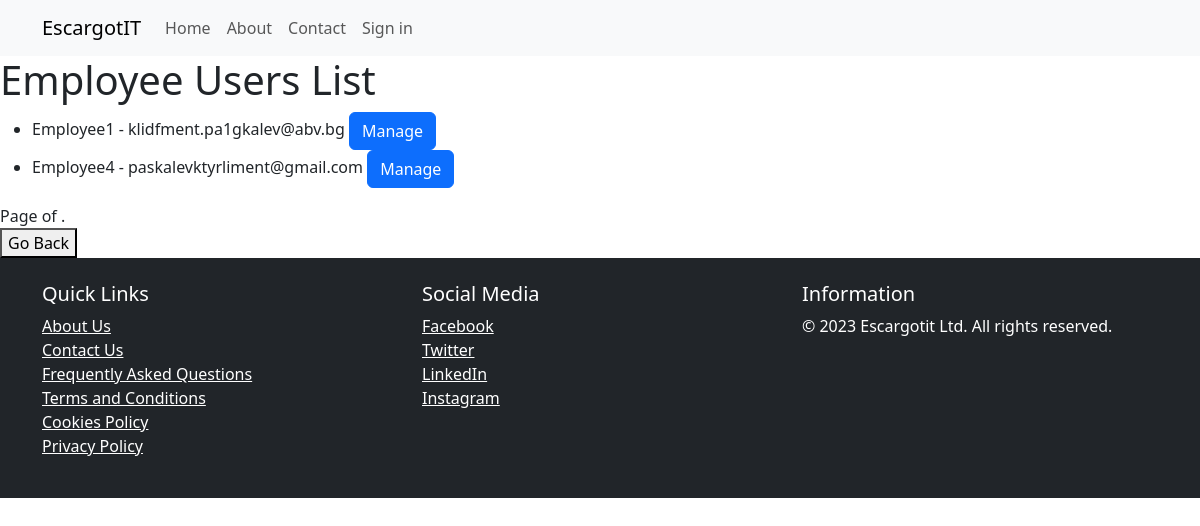
The app's page /employees/, older data.
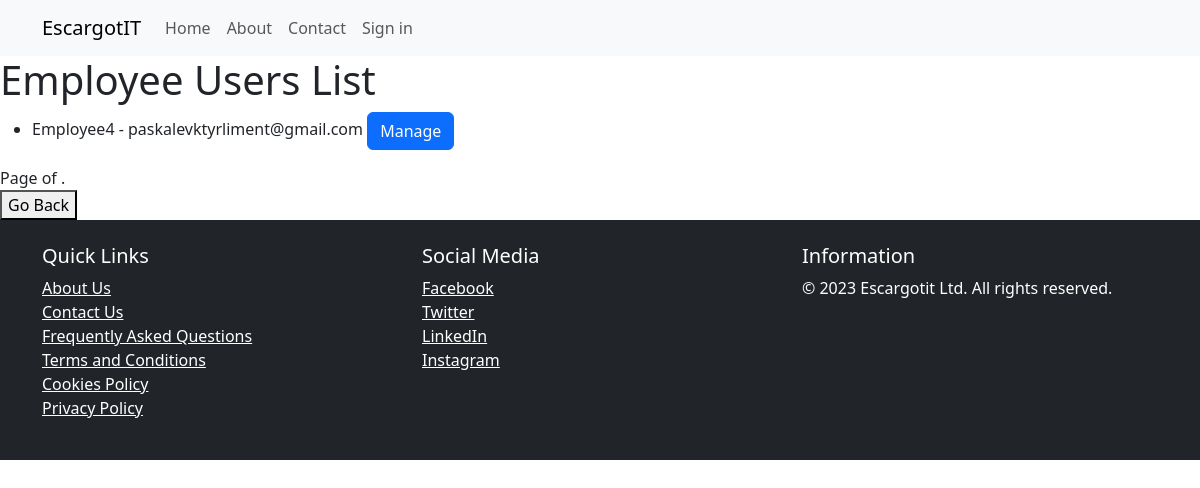
The same page, newer data.
### core/models.py (models this page shows, shortened)
class EmployeeUser(models.Model):
    user = models.OneToOneField(User, on_delete=models.CASCADE)
    can_create_snailbed = models.BooleanField(default=False)

### core/views.py (the view)
# urls.py: path('employees/', EmployeeUserListView.as_view(), name='employees'),
class EmployeeUserListView(ListView):
    model = EmployeeUser
    template_name = 'employee_user_list.html'  # Create this template
    context_object_name = 'employees'  # Context variable name for the list of employees
    ordering = ['user__username']  # Define your desired ordering
    paginate_by = 10  # Set the number of items per page (adjust as needed)

### templates/employee_user_list.html (shortened to what this page needs)
{% extends "base/base.html" %}
{% block content %}
    <h1>Employee Users List</h1>
    <ul>
        {% for employee in employees %}
            <li>
                {{ employee.user.username }} - {{ employee.user.email }}
                <a href="{% url 'manage_employee' employee.id %}" class="btn btn-primary">Manage</a>
            </li>
        {% empty %}
            <li>No employees found.</li>
        {% endfor %}
    </ul>
    <div class="pagination">
        <span class="step-links">
            <span class="current-page">
                Page {{ employees.number }} of {{ employees.paginator.num_pages }}.
            </span>
        </span>
    </div>
    <div class="button-container">
        <button onclick="history.back()">Go Back</button>
    </div>
{% endblock %}

### templates/base/base.html (shortened to what this page needs)
{% load bootstrap5 %}
{% load static %}
<!DOCTYPE html>
<html lang="en">
<head>
    {% bootstrap_css %}
</head>
<body>
    <nav class="navbar navbar-expand-lg navbar-light bg-light">
        <div class="container">
            <a class="navbar-brand" href="{% url 'index' %}">EscargotIT</a>
            <div class="collapse navbar-collapse" id="navbarNav">
                <ul class="navbar-nav ml-auto">
                    <li class="nav-item">
                        <a class="nav-link" href="{% url 'index' %}">Home</a>
                    </li>
                    <li class="nav-item">
                        <a class="nav-link" href="{% url 'about' %}">About</a>
                    </li>
                    <li class="nav-item">
                        <a class="nav-link" href="{% url 'contact' %}">Contact</a>
                    </li>
                    {% if not user.is_authenticated %}
                        <li class="nav-item">
                            <a class="nav-link" href="{% url 'login' %}">Sign in</a>
                        </li>
                    {% endif %}
                </ul>
            </div>
        </div>
    </nav>
    {% block content %}{% endblock %}
    {% include 'base/footer.html' %}
</body>
</html>

### templates/base/footer.html (shortened to what this page needs)
<footer class="bg-dark text-white">
    <div class="container py-4">
        <div class="row">
            <div class="col-md-4">
                <h5>Quick Links</h5>
                <ul class="list-unstyled">
                    <li><a href="{% url 'about' %}" class="text-white">About Us</a></li>
                    <li><a href="{% url 'contact' %}" class="text-white">Contact Us</a></li>
                    <li><a href="{% url 'faqs' %}" class="text-white">Frequently Asked Questions</a></li>
                    <li><a href="{% url 'terms' %}" class="text-white">Terms and Conditions</a></li>
                    <li><a href="{% url 'cookies' %}" class="text-white">Cookies Policy</a></li>
                    <li><a href="{% url 'privacy' %}" class="text-white">Privacy Policy</a></li>
                </ul>
            </div>
            <div class="col-md-4">
                <h5>Social Media</h5>
                <ul class="list-unstyled">
                    <li><a href="#" class="text-white"> Facebook</a></li>
                    <li><a href="#" class="text-white"> Twitter</a></li>
                    <li><a href="#" class="text-white"> LinkedIn</a></li>
                    <li><a href="#" class="text-white"> Instagram</a></li>
                </ul>
            </div>
            <div class="col-md-4">
                <h5>Information</h5>
                <p>&copy; 2023 Escargotit Ltd. All rights reserved.</p>
            </div>
        </div>
    </div>
</footer>

Row changes from the older to the newer data that the page shows:
removed EmployeeUser: user.username "Employee1", user.email "klidfment.pa1gkalev@abv.bg"
